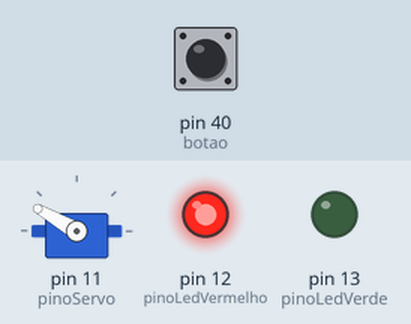
Recording of a sketch running on a simulated Arduino Mega 2560, built with avr-gcc and run on an emulated ATmega2560. Shown: servo, output pins drawn as LEDs (lit = HIGH). The inputs (shaded band) are chosen by the test bench; at power-on: pin 40 (botao) HIGH. What the sketch prints to the serial monitor is not drawn.

Above: at 1.2 s.
1.3 s: pin 40 (botao) pulled LOW for 0.15 s
At 1.9 s:
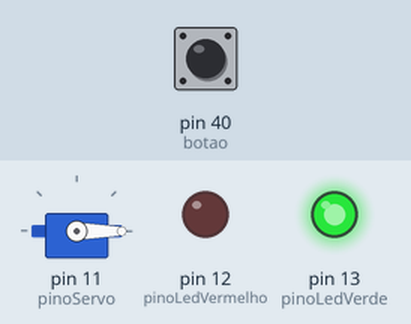
14.7 s: pin 40 (botao) pulled LOW for 1 s
At 20.5 s:
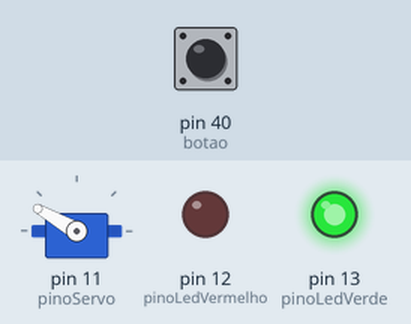
Timing chart, 0 to 21.2 s (numbered marks = the images above; inputs shaded):
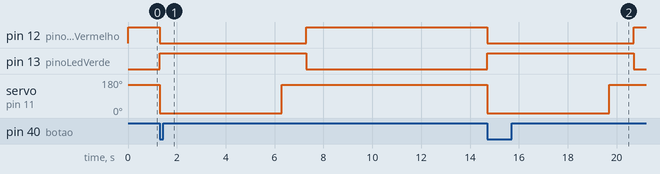

The sketch:

projetofechadura.ino
```cpp
#include <Servo.h>
#include <Keypad.h>

Servo meuServo;  // Cria um objeto de Servo para controlar um servo motor
const int pinoServo = 11;  // Pino ao qual o servo está conectado

// Define os pinos para os LEDs
const int pinoLedVermelho = 12;
const int pinoLedVerde = 13;
const int botao = 40;

// Define o layout do keypad
const byte linhas = 4; // quatro linhas
const byte colunas = 4; // quatro colunas
char teclas[linhas][colunas] = {
  {'1','2','3','A'},
  {'4','5','6','B'},
  {'7','8','9','C'},
  {'*','0','#','D'}
};
byte pinosLinhas[linhas] = {9,8,7,6}; // Pinos do keypad conectados às linhas
byte pinosColunas[colunas] = {5,4,3,2}; // Pinos do keypad conectados às colunas

Keypad keypad = Keypad( makeKeymap(teclas), pinosLinhas, pinosColunas, linhas, colunas );

String senhaCorreta = "123"; // Senha correta
bool senhaCorretaDigitada = false;
bool botaoPressionado = false;

void setup() {
  meuServo.attach(pinoServo);  // Attache o servo motor ao pino
  pinMode(pinoLedVermelho, OUTPUT);  // Define o pino do LED vermelho como saída
  pinMode(pinoLedVerde, OUTPUT);  // Define o pino do LED verde como saída
  pinMode(botao, INPUT_PULLUP);  // Configura o botão como entrada com pull-up interno
  digitalWrite(pinoLedVermelho, HIGH);  // Liga o LED vermelho
  meuServo.write(150);  // Inicializa o servo na posição virada para a direita
  Serial.begin(9600);
}

void loop() {
  char tecla = keypad.getKey();  // Lê a tecla pressionada no keypad
  botaoPressionado = digitalRead(botao) == LOW;  // Verifica o estado do botão

  if (tecla || botaoPressionado) {
    Serial.println(tecla);  // Exibe a tecla no Monitor Serial (opcional)

    // Verifica se a tecla pressionada é uma parte da senha
    if (tecla != '#' && tecla != '*' || botaoPressionado) {
      verificarSenha(tecla);
    }
  }
}

void verificarSenha(char teclaPressionada) {
  static String entradaUsuario = "";  // Armazena a entrada do usuário

  entradaUsuario += teclaPressionada;  // Adiciona a tecla à entrada do usuário

  // Se a entrada do usuário tem o mesmo comprimento que a senha correta
  if (entradaUsuario.length() == senhaCorreta.length()) {
    // Se a entrada do usuário for igual à senha correta
    if (entradaUsuario.equals(senhaCorreta) || botaoPressionado) {
      Serial.println("Senha correta!");
      senhaCorretaDigitada = true;
      digitalWrite(pinoLedVermelho, LOW);  // Desliga o LED vermelho
      digitalWrite(pinoLedVerde, HIGH);  // Liga o LED verde
      meuServo.write(0);  // Gira o servo motor para a esquerda
      delay(5000);  // Aguarda 5 segundos
      meuServo.write(150);  // Retorna o servo motor à posição inicial (virado para a direita)
      delay(1000);  // Aguarda 1 segundo
      digitalWrite(pinoLedVermelho, HIGH);  // Liga o LED vermelho
      digitalWrite(pinoLedVerde, LOW);  // Desliga o LED verde
      senhaCorretaDigitada = false;
      entradaUsuario = ""; // Redefine a flag para permitir que o processo seja repetido
    } else {
      Serial.println("Senha incorreta!");
      entradaUsuario = "";  // Limpa a entrada do usuário para a próxima tentativa
    }
  }

  // Se a senha correta foi digitada, não é necessário verificar mais a entrada do usuário
  if (senhaCorretaDigitada) {
    entradaUsuario = "";
  }
}
```

Measured:
- after the input at 1.3 s, pin 12 (pinoLedVermelho): HIGH → LOW at once, → HIGH 6.0 s later; pin 13 (pinoLedVerde): LOW → HIGH at once, → LOW 6.0 s later; servo on pin 11 (pinoServo): 150° → 0° at once, → 150° 5.0 s later
- after the input at 14.7 s, pin 12 (pinoLedVermelho): HIGH → LOW at once, → HIGH 6.0 s later; pin 13 (pinoLedVerde): LOW → HIGH at once, → LOW 6.0 s later; servo on pin 11 (pinoServo): 150° → 0° at once, → 150° 5.0 s later
